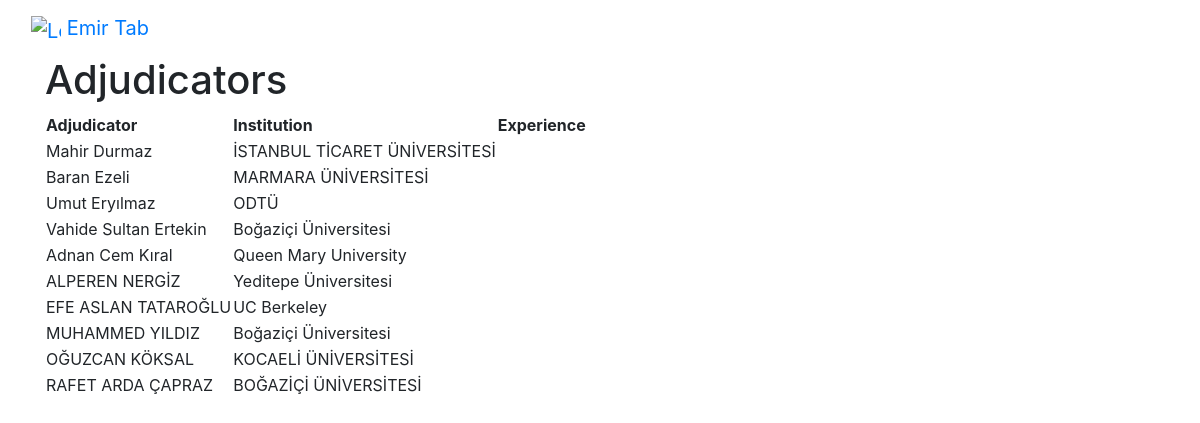
Page /tourn_info/Deneme 1/adjudicator_list/ on the committed database.
### tourn_info/models.py (models this page shows, shortened)
class Adjudicator(models.Model):
    name = models.CharField(max_length = 50)
    institution = models.CharField(max_length = 50)
    experience = models.TextField(null=True,blank=True)
    points = models.IntegerField(default = 0)
    tournament = models.ForeignKey(Tournament, on_delete=models.CASCADE)

### tourn_info/views.py (the view)
# urls.py: path('<str:tournament_name>/adjudicator_list/',views.AdjudicatorListView.as_view(), name="adjudicators"),
class AdjudicatorListView(ListView):
    model = Adjudicator
    context_object_name = "adjudicators_inturn"
    template_name = "tourn_info/adjudicator_list.html"
    def get_queryset(self):
        tournament_name = self.kwargs.get('tournament_name')
        tournament = get_object_or_404(Tournament, name=tournament_name)
        if not tournament.adjudicator_view_accessible:
            return redirect('AccessDeniedView')
        return Adjudicator.objects.filter(tournament=tournament)

### tourn_info/templates/tourn_info/adjudicator_list.html
{% extends 'tourn_info/tournament_detail.html' %}
{% block bodyblock %}
<h1>Adjudicators</h1>
{% if adjudicators_inturn %}
    <table>
        <thead>
            <tr>
                <th scope="col">Adjudicator</th>
                <th scope="col">Institution</th>
                <th scope="col">Experience</th>
            </tr>
        </thead>
        <tbody>
            {% regroup adjudicators_inturn by name as adjudicators_by_name %}
            {% for adjudicator_group in adjudicators_by_name %}
                {% for adjudicator in adjudicator_group.list|dictsort:"name" %}
                    <tr class="{% if adjudicator.comitee %}committee{% endif %}">
                        <td>{{ adjudicator.name }}</td>
                        <td>{{ adjudicator.institution }}</td>
                        <td>{{ adjudicator.experience }}</td>
                    </tr>
                {% endfor %}
            {% endfor %}
        </tbody>
    </table>
{% else %}
    <p>No adjudicators are currently registered.</p>
{% endif %}
{% endblock %}

### tourn_info/templates/tourn_info/tournament_detail.html (shortened to what this page needs)
{%extends 'main_page/main_p.html'%}
{% load static %}

### main_page/templates/main_page/main_p.html (shortened to what this page needs)
<!DOCTYPE html>
<html>
  <head>
    <link rel="stylesheet" href="https://stackpath.bootstrapcdn.com/bootstrap/4.3.1/css/bootstrap.min.css">
    <link rel="stylesheet" href="https://cdnjs.cloudflare.com/ajax/libs/font-awesome/5.8.1/css/fontawesome.min.css">
    {% load static %}
  </head>
  <body>
    <nav class="navbar bg-body-tertiary">
        <div class="container-fluid">
          <a class="navbar-brand" href="{% url 'tournament_list' %}">
            <img src="/docs/5.3/assets/brand/bootstrap-logo.svg" alt="Logo" width="30" height="24" class="d-inline-block align-text-top">
            Emir Tab
          </a>
        </div>
      </nav>
<div class = "container">
{% block bodyblock %}{%endblock%}
</div>
  </body>
</html>

### rows in the picture
Adjudicator: name "Mahir Durmaz", institution "İSTANBUL TİCARET ÜNİVERSİTESİ"
Adjudicator: name "Baran Ezeli", institution "MARMARA ÜNİVERSİTESİ"
Adjudicator: name "Umut Eryılmaz", institution "ODTÜ"
Adjudicator: name "Vahide Sultan Ertekin", institution "Boğaziçi Üniversitesi"
Adjudicator: name "Adnan Cem Kıral", institution "Queen Mary University"
Adjudicator: name "ALPEREN NERGİZ", institution "Yeditepe Üniversitesi"
Adjudicator: name "EFE ASLAN TATAROĞLU", institution "UC Berkeley"
Adjudicator: name "MUHAMMED YILDIZ", institution "Boğaziçi Üniversitesi"
Adjudicator: name "OĞUZCAN KÖKSAL", institution "KOCAELİ ÜNİVERSİTESİ"
Adjudicator: name "RAFET ARDA ÇAPRAZ", institution "BOĞAZİÇİ ÜNİVERSİTESİ"
